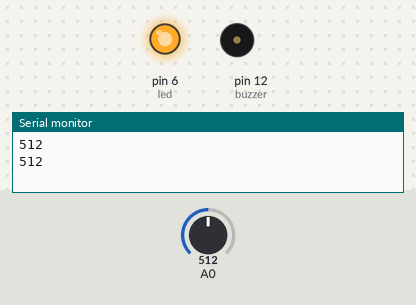
Recording of a sketch running on a simulated Arduino Uno, built with avr-gcc and run on an emulated ATmega328P. Parts: output pins drawn as LEDs (lit = HIGH), buzzer (waves = sounding), the last lines printed to the serial monitor. The inputs (shaded band) are chosen by the test bench; at power-on: A0 = 512.

Above: at 3.3 s.
3.4 s: A0 set to 260
9.5 s: A0 set to 233
At 11.0 s:
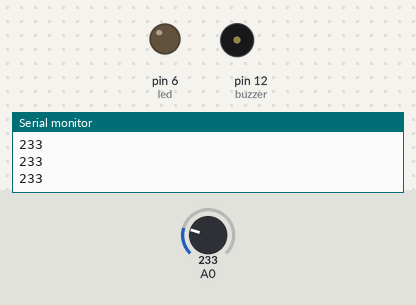
12.8 s: A0 set to 306
At 13.2 s:
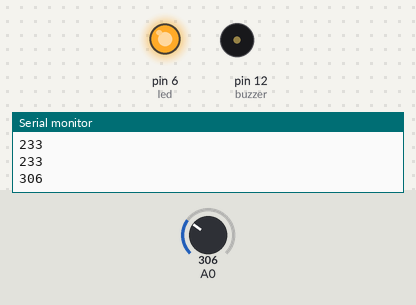
17.3 s: A0 set to 240
At 18.5 s:
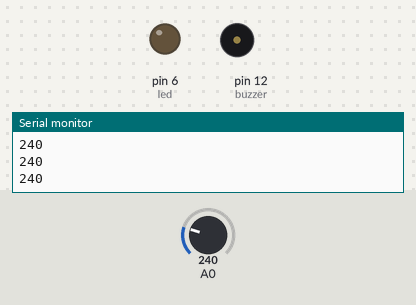
Timing chart, 0 to 20.3 s (numbered marks = the images above; inputs shaded):
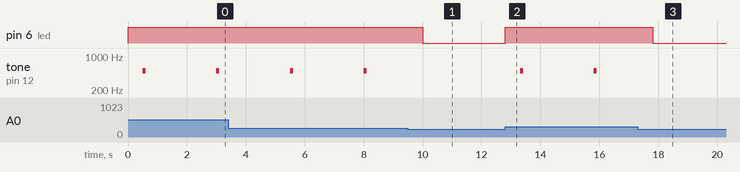

The sketch:

SENSOR_DE_GAS_MQ2_-_MQ4.ino
```cpp
int sensor_gas;
int buzzer=12;
int led=6;
void setup()
{

  pinMode(buzzer, OUTPUT);
  pinMode(led, OUTPUT);
  Serial.begin(9600);
}

void loop()
{
 sensor_gas=analogRead(A0);
 Serial.println(sensor_gas);
  if(sensor_gas>=250){
    digitalWrite(led,HIGH);
    delay(500);
    tone(buzzer,500,100);
  delay(2000);
    digitalWrite(led,LOW);
  }
}
```

Measured:
- the behaviour switches between 250 and 249 on A0 (found by bisection; images 0 and 1)
- after the input at 9.5 s, pin 6 (led): HIGH → LOW after 0.50 s; tone on pin 12 (buzzer): stays silent (without the input it goes to 500 Hz after 1.0 s)
- after the input at 12.8 s, pin 6 (led): LOW → HIGH at once; tone on pin 12 (buzzer): alternates 500 Hz for 0.10 s and silent for 2.4 s, starting after 0.51 s
- after the input at 17.3 s, pin 6 (led): HIGH → LOW after 0.51 s; tone on pin 12 (buzzer): stops changing and stays silent
- by itself, tone on pin 12 (buzzer): alternates 500 Hz for 0.10 s and silent for 2.4 s
